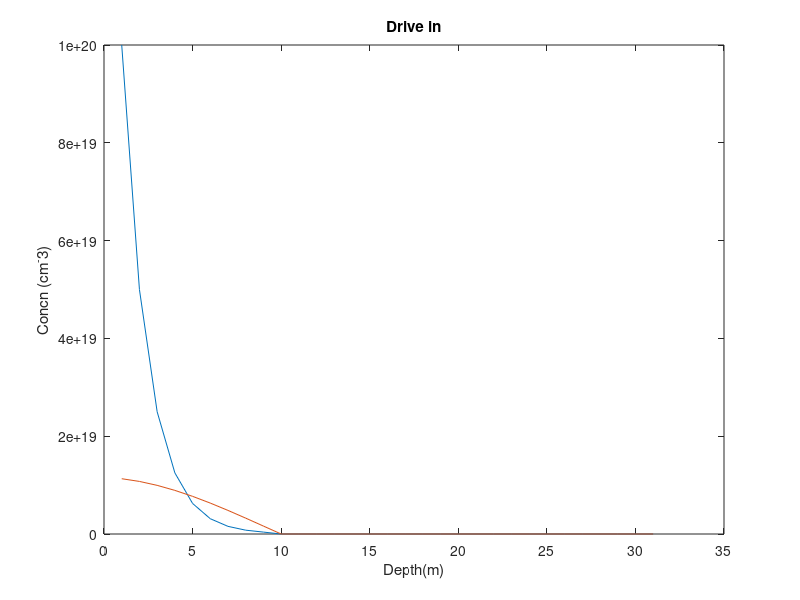

MATLAB code for this plot:
clear all;
clc;
close all;
C=zeros(1,31); 
C(1:2)=1e20;
iterations=100;
 for runs=1:iterations
    for i=1:1:9
        if i==1
             C(i)=0.5*(C(i+1)+C(i));
        else
             C(i)=0.5*(C(i-1)+C(i+1)); 
        end
    end
    if mod(runs,50)==1
    plot(C);
    hold on;
    title('Drive in');
    xlabel('Depth(m)');
    ylabel('Concn (cm^-3)');
    drawnow;
    F(runs) = getframe(gcf);
    end
end
